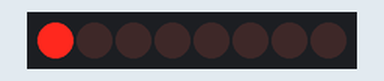
Recording of a sketch running on a simulated Arduino Uno, built with avr-gcc and run on an emulated ATmega328P. On the bench: 8 shift-register outputs drawn as a row of LEDs (first output left, lit = HIGH). Wiring (inferred from the names in the program): shift register (74HC595): data pin 3; shift clock pin 4; latch pin 5. Wiring (inferred from the signals the program sends): row of LEDs: on Q0, Q1, Q2, Q3, Q4, Q5, Q6, Q7. Random numbers use the default seed unless the sketch sets one.

Above: at 0.5 s.
At 1.5 s:
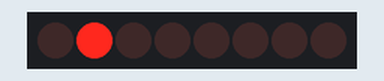
At 2.5 s:
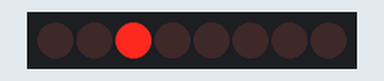
At 3.5 s:
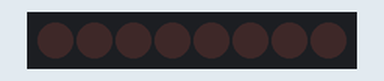
Timing chart, 0 to 5.2 s (numbered marks = the images above):
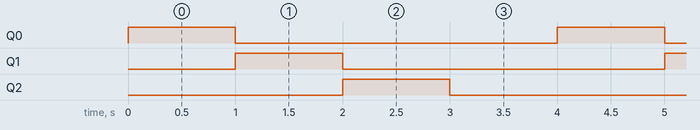

Measured:
- by itself, Q0–2: alternates HIGH for 1.0 s and LOW for 3.0 s
- by itself, everything shown: repeats every 4.0 s, in 4 steps

The sketch:

LEDtests_ProjetoArduino.ino
```cpp
#define DATA_PIN 3
#define LATCH_PIN 5
#define CLOCK_PIN 4

void setup() {
  pinMode(DATA_PIN, OUTPUT);
  pinMode(LATCH_PIN, OUTPUT);
  pinMode(CLOCK_PIN, OUTPUT);
}

void shiftOutRgb(byte red, byte green, byte blue) {
  // Define a ordem correta dos bits para os LEDs RGB
  byte ledsData = (blue << 2) | (green << 1) | red;

  digitalWrite(LATCH_PIN, LOW);
  shiftOut(DATA_PIN, CLOCK_PIN, MSBFIRST, ledsData);
  digitalWrite(LATCH_PIN, HIGH);
}

void loop() {
  // Acende o LED RGB em vermelho
  shiftOutRgb(1, 0, 0);
  delay(1000);

  // Acende o LED RGB em verde
  shiftOutRgb(0, 1, 0);
  delay(1000);

  // Acende o LED RGB em azul
  shiftOutRgb(0, 0, 1);
  delay(1000);

  // Apaga o LED RGB
  shiftOutRgb(0, 0, 0);
  delay(1000);
}
```

memory_game.cpp
```cpp
// Definindo os pinos do Arduino para cada deslocador
#define pino_entrada1 3
#define clock_registrador_saida 5
#define clock_registrador_deslocamento 4
#define clock_registrador_saida2 6
#define clock_registrador_deslocamento2 7
#define clock_registrador_saida3 8
#define clock_registrador_deslocamento3 9

// Definindo o pino do botão
#define BUTTON_PIN 2

// Definindo as cores
#define RED 0b10000000
#define GREEN 0b01000000
#define BLUE 0b00100000
#define YELLOW 0b11000000
#define PURPLE 0b10100000
#define CYAN 0b01100000

// Definindo o número de LEDs
#define NUM_LEDS 6

// Criando um array para armazenar as cores dos LEDs
byte ledColors[NUM_LEDS];

// Variável para armazenar a cor selecionada
byte selectedColor;

// Variável para armazenar a posição do LED selecionado
int selectedLed;

// Variável para armazenar o estado do jogo (se está rodando ou não)
bool isGameRunning = false;

// Variável para armazenar o último estado do botão
bool lastButtonState = HIGH;

// Variável para armazenar o último tempo que o botão mudou de estado
unsigned long lastDebounceTime = 0;

// Tempo de debounce em milissegundos
unsigned long debounceDelay = 50;

void shiftOut(int myDataPin, int myClockPin, byte myDataOut) {
    // Esta função realiza o shift de 8 bits MSB primeiro,
    // na borda de subida do clock,
    // o clock fica em nível baixo

    // Configuração interna da função
    int i;
    int pinState;
    pinMode(myClockPin, OUTPUT);
    pinMode(myDataPin, OUTPUT);

    // Limpa tudo apenas para garantir que o registrador de deslocamento esteja preparado para o shift
    digitalWrite(myDataPin, 0);
    digitalWrite(myClockPin, 0);

    // Para cada bit no byte myDataOut
    // PERCEBA QUE ESTAMOS CONTANDO PARA BAIXO no nosso loop for
    // Isso significa que %00000001 ou "1" irá passar pelo loop de forma que
    // seja o pino Q0 que se acende.
    for (i = 7; i >= 0; i--) {
        digitalWrite(myClockPin, 0);

        // Se o valor passado para myDataOut e o resultado de um bitmask
        // for verdadeiro, então... então se estivermos em i=6 e nosso valor for
        // %11010100, o código compara isso com %01000000
        // e procede para configurar pinState como 1.
        if (myDataOut & (1 << i)) {
            pinState = 1;
        } else {
            pinState = 0;
        }

        // Define o pino como HIGH ou LOW dependendo de pinState
        digitalWrite(myDataPin, pinState);
        // O registrador desloca os bits no pulso de subida do clock
        digitalWrite(myClockPin, 1);
        // Zera o pino de dados após o shift para evitar vazamento de corrente
        digitalWrite(myDataPin, 0);
    }

    // Interrompe o shift
    digitalWrite(myClockPin, 0);
}

void clearLeds() {
    // Desliga todos os LEDs
    for (int i = 0; i < NUM_LEDS; i++) {
        shiftOut(pino_entrada1, clock_registrador_deslocamento, 0);
        shiftOut(clock_registrador_saida2, clock_registrador_deslocamento2, 0);
        shiftOut(clock_registrador_saida3, clock_registrador_deslocamento3, 0);
    }

    // Atualiza os LEDs
    digitalWrite(clock_registrador_saida, HIGH);
    digitalWrite(clock_registrador_saida, LOW);
    digitalWrite(clock_registrador_saida2, HIGH);
    digitalWrite(clock_registrador_saida2, LOW);
    digitalWrite(clock_registrador_saida3, HIGH);
    digitalWrite(clock_registrador_saida3, LOW);
}

void lightLed(int index, byte color) {
    // Usa a função clearLeds para desligar todos os LEDs
    clearLeds();

    // Acende o LED na posição 'index' com a cor 'color'
    shiftOut(pino_entrada1, clock_registrador_deslocamento, (color & RED) ? 0b10000000 : 0);
    shiftOut(clock_registrador_saida2, clock_registrador_deslocamento2, (color & GREEN) ? 0b10000000 : 0);
    shiftOut(clock_registrador_saida3, clock_registrador_deslocamento3, (color & BLUE) ? 0b10000000 : 0);

    // Atualiza os LEDs
    digitalWrite(clock_registrador_saida, HIGH);
    digitalWrite(clock_registrador_saida, LOW);
    digitalWrite(clock_registrador_saida2, HIGH);
    digitalWrite(clock_registrador_saida2, LOW);
    digitalWrite(clock_registrador_saida3, HIGH);
    digitalWrite(clock_registrador_saida3, LOW);
}


void startGame() {
    // Gera cores aleatórias para cada LED
    for (int i = 0; i < NUM_LEDS; i++) {
        ledColors[i] = random(1, 8) << 5;
    }

    // Acende todos os LEDs com as cores geradas por 4 segundos
    for (int i = 0; i < NUM_LEDS; i++) {
        lightLed(i, ledColors[i]);
    }
    delay(4000);  // Tempo total de 4 segundos

    // Seleciona uma cor e uma posição aleatoriamente
    selectedColor = ledColors[random(NUM_LEDS)];
    selectedLed = random(NUM_LEDS);

    // Indica que o jogo começou
    isGameRunning = true;
}

void testLeds() {
    for (int i = 0; i < NUM_LEDS; i++) {
        lightLed(i, RED);  // Teste com a cor vermelha
        delay(1000);       // Aguarda 1 segundo antes de passar para o próximo LED
    }
    clearLeds();  // Desliga todos os LEDs no final do teste
}

void setup() {
    // Configura os pinos do Arduino
    pinMode(pino_entrada1, OUTPUT);
    pinMode(clock_registrador_saida, OUTPUT);
    pinMode(clock_registrador_deslocamento, OUTPUT);
    pinMode(clock_registrador_saida2, OUTPUT);
    pinMode(clock_registrador_deslocamento2, OUTPUT);
    pinMode(clock_registrador_saida3, OUTPUT);
    pinMode(clock_registrador_deslocamento3, OUTPUT);
    pinMode(BUTTON_PIN, INPUT_PULLUP);

    // Inicia a geração de números aleatórios
    randomSeed(analogRead(0));

    testLeds();
}

void loop() {
    // Leitura do estado atual do botão
    int reading = digitalRead(BUTTON_PIN);

    // Verifica se o botão mudou de estado
    if (reading != lastButtonState) {
        // Reinicia o tempo de debounce
        lastDebounceTime = millis();
    }

    // Se o botão for pressionado, iniciar o jogo após 2 segundos
    if ((millis() - lastDebounceTime) > debounceDelay && !isGameRunning && reading == LOW) {
        delay(2000);  // Aguarda 2 segundos antes de iniciar o jogo
        startGame();
    }

    // Atualiza o estado do botão
    lastButtonState = reading;

    // Se o jogo estiver rodando, acende os LEDs em sequência
    if (isGameRunning) {
        for (int i = 0; i < NUM_LEDS; i++) {
            lightLed(i, (i == selectedLed) ? selectedColor : 0);
            delay(2000);  // Aguarda 2 segundos antes de acender o próximo LED

            // Se o botão for pressionado enquanto o LED selecionado estiver aceso, o jogador ganha
            if (digitalRead(BUTTON_PIN) == LOW && i == selectedLed) {
                // Acende todos os LEDs para indicar que o jogador ganhou
                for (int i = 0; i < NUM_LEDS; i++) {
                    lightLed(i, 0b11100000);  // Acende o LED na cor branca
                }
                delay(3000);  // Aguarda 3 segundos antes de apagar os LEDs

                // Para o jogo
                isGameRunning = false;
                break;
            }
        }
    }
}
```

test_leds.cpp
```cpp
// Definindo os pinos do Arduino para cada deslocador
#define DS_PIN 3
#define ST_CP_PIN 5
#define SH_CP_PIN 4

// Definindo os pinos dos LEDs RGB
#define LED1_RED_PIN 1
#define LED1_GREEN_PIN 2
#define LED1_BLUE_PIN 3
#define LED2_RED_PIN 4
#define LED2_GREEN_PIN 5
#define LED2_BLUE_PIN 6

// Definindo o pino do botão
#define BUTTON_PIN 2

// Definindo a cor
#define RED 0b01111111  // Invertido para LEDs de cátodo comum
#define GREEN 0b10111111  // Invertido para LEDs de cátodo comum
#define BLUE 0b11011111  // Invertido para LEDs de cátodo comum

// Definindo o número de LEDs
#define NUM_LEDS 2

void shiftOut(int myDataPin, int myClockPin, byte myDataOut) {
    // Esta função realiza o shift de 8 bits MSB primeiro,
    // na borda de subida do clock,
    // o clock fica em nível baixo

    // Configuração interna da função
    int i;
    int pinState;
    pinMode(myClockPin, OUTPUT);
    pinMode(myDataPin, OUTPUT);

    // Limpa tudo apenas para garantir que o registrador de deslocamento esteja preparado para o shift
    digitalWrite(myDataPin, 0);
    digitalWrite(myClockPin, 0);

    // Para cada bit no byte myDataOut
    // PERCEBA QUE ESTAMOS CONTANDO PARA BAIXO no nosso loop for
    // Isso significa que %00000001 ou "1" irá passar pelo loop de forma que
    // seja o pino Q0 que se acende.
    for (i = 7; i >= 0; i--) {
        digitalWrite(myClockPin, 0);

        // Se o valor passado para myDataOut e o resultado de um bitmask
        // for verdadeiro, então... então se estivermos em i=6 e nosso valor for
        // %11010100, o código compara isso com %01000000
        // e procede para configurar pinState como 1.
        if (myDataOut & (1 << i)) {
            pinState = 1;
        } else {
            pinState = 0;
        }

        // Define o pino como HIGH ou LOW dependendo de pinState
        digitalWrite(myDataPin, pinState);
        // O registrador desloca os bits no pulso de subida do clock
        digitalWrite(myClockPin, 1);
        // Zera o pino de dados após o shift para evitar vazamento de corrente
        digitalWrite(myDataPin, 0);
    }

    // Interrompe o shift
    digitalWrite(myClockPin, 0);
}

void lightLed(int led, byte color) {
    // Desliga todos os LEDs
    for (int i = 0; i < NUM_LEDS; i++) {
        shiftOut(DS_PIN, SH_CP_PIN, 0);
    }

    // Acende o LED com a cor especificada
    if (led == 0) {
        shiftOut(LED1_RED_PIN, SH_CP_PIN, (color & RED) ? 0 : 0b10000000);
        shiftOut(LED1_GREEN_PIN, SH_CP_PIN, (color & GREEN) ? 0 : 0b10000000);
        shiftOut(LED1_BLUE_PIN, SH_CP_PIN, (color & BLUE) ? 0 : 0b10000000);
    } else if (led == 1) {
        shiftOut(LED2_RED_PIN, SH_CP_PIN, (color & RED) ? 0 : 0b10000000);
        shiftOut(LED2_GREEN_PIN, SH_CP_PIN, (color & GREEN) ? 0 : 0b10000000);
        shiftOut(LED2_BLUE_PIN, SH_CP_PIN, (color & BLUE) ? 0 : 0b10000000);
    }

    // Atualiza os LEDs
    digitalWrite(ST_CP_PIN, HIGH);
    digitalWrite(ST_CP_PIN, LOW);
}

void setup() {
    // Configura os pinos do Arduino
    pinMode(DS_PIN, OUTPUT);
    pinMode(ST_CP_PIN, OUTPUT);
    pinMode(BUTTON_PIN, INPUT_PULLUP);

    pinMode(LED1_RED_PIN, OUTPUT);
    pinMode(LED1_GREEN_PIN, OUTPUT);
    pinMode(LED1_BLUE_PIN, OUTPUT);
    pinMode(LED2_RED_PIN, OUTPUT);
    pinMode(LED2_GREEN_PIN, OUTPUT);
    pinMode(LED2_BLUE_PIN, OUTPUT);
}

void loop() {
    // Leitura do estado atual do botão
    int reading = digitalRead(BUTTON_PIN);

    // Verifica se o botão foi pressionado
    if (reading == LOW) {
        // Acende os LEDs um de cada vez
        for (int i = 0; i < NUM_LEDS; i++) {
            lightLed(i, RED);  // Acende o LED na cor vermelha
            delay(2000);  // Aguarda 2 segundos antes de acender o próximo LED
        }
    }
}
```
